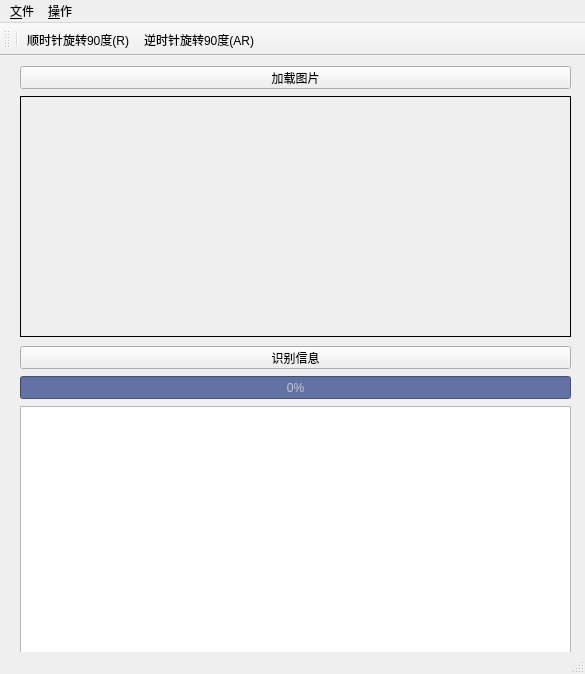
<?xml version="1.0" encoding="UTF-8"?>
<ui version="4.0">
 <class>MainWindow</class>
 <widget class="QMainWindow" name="MainWindow">
  <property name="geometry">
   <rect>
    <x>0</x>
    <y>0</y>
    <width>585</width>
    <height>674</height>
   </rect>
  </property>
  <property name="windowTitle">
   <string>OCR识别系统</string>
  </property>
  <property name="iconSize">
   <size>
    <width>24</width>
    <height>24</height>
   </size>
  </property>
  <widget class="QWidget" name="centralwidget">
   <widget class="QPushButton" name="pushButtonOpenFile">
    <property name="geometry">
     <rect>
      <x>20</x>
      <y>10</y>
      <width>551</width>
      <height>23</height>
     </rect>
    </property>
    <property name="text">
     <string>加载图片</string>
    </property>
   </widget>
   <widget class="QPushButton" name="pushButtonDetect">
    <property name="geometry">
     <rect>
      <x>20</x>
      <y>290</y>
      <width>551</width>
      <height>23</height>
     </rect>
    </property>
    <property name="text">
     <string>识别信息</string>
    </property>
   </widget>
   <widget class="QLabel" name="labelImage">
    <property name="geometry">
     <rect>
      <x>20</x>
      <y>40</y>
      <width>551</width>
      <height>241</height>
     </rect>
    </property>
    <property name="autoFillBackground">
     <bool>true</bool>
    </property>
    <property name="frameShape">
     <enum>QFrame::Panel</enum>
    </property>
    <property name="text">
     <string/>
    </property>
    <property name="scaledContents">
     <bool>false</bool>
    </property>
   </widget>
   <widget class="QTextEdit" name="textEdit">
    <property name="geometry">
     <rect>
      <x>20</x>
      <y>350</y>
      <width>551</width>
      <height>251</height>
     </rect>
    </property>
    <property name="autoFillBackground">
     <bool>true</bool>
    </property>
   </widget>
   <widget class="QProgressBar" name="progressBar">
    <property name="geometry">
     <rect>
      <x>20</x>
      <y>320</y>
      <width>551</width>
      <height>23</height>
     </rect>
    </property>
    <property name="styleSheet">
     <string notr="true">QProgressBar {
	background-color: rgb(98, 114, 164);
	color: rgb(200, 200, 200);
}</string>
    </property>
    <property name="value">
     <number>0</number>
    </property>
    <property name="alignment">
     <set>Qt::AlignCenter</set>
    </property>
   </widget>
  </widget>
  <widget class="QMenuBar" name="menubar">
   <property name="geometry">
    <rect>
     <x>0</x>
     <y>0</y>
     <width>585</width>
     <height>23</height>
    </rect>
   </property>
   <widget class="QMenu" name="menu">
    <property name="title">
     <string>&amp;操作</string>
    </property>
    <addaction name="action_90"/>
    <addaction name="action_91"/>
   </widget>
   <widget class="QMenu" name="menu_2">
    <property name="title">
     <string>&amp;文件</string>
    </property>
    <addaction name="action_open"/>
    <addaction name="action_save"/>
    <addaction name="action_quit"/>
   </widget>
   <addaction name="menu_2"/>
   <addaction name="menu"/>
  </widget>
  <widget class="QStatusBar" name="statusbar"/>
  <widget class="QToolBar" name="toolBar">
   <property name="windowTitle">
    <string>toolBar</string>
   </property>
   <property name="iconSize">
    <size>
     <width>32</width>
     <height>32</height>
    </size>
   </property>
   <attribute name="toolBarArea">
    <enum>TopToolBarArea</enum>
   </attribute>
   <attribute name="toolBarBreak">
    <bool>false</bool>
   </attribute>
   <addaction name="separator"/>
   <addaction name="action_90"/>
   <addaction name="action_91"/>
  </widget>
  <action name="action_90">
   <property name="icon">
    <iconset>
     <normaloff>roate.gif</normaloff>roate.gif</iconset>
   </property>
   <property name="text">
    <string>顺时针旋转90度(&amp;R)</string>
   </property>
  </action>
  <action name="action_91">
   <property name="icon">
    <iconset>
     <normaloff>roateanti.gif</normaloff>roateanti.gif</iconset>
   </property>
   <property name="text">
    <string>逆时针旋转90度(&amp;AR)</string>
   </property>
  </action>
  <action name="action_open">
   <property name="icon">
    <iconset>
     <normaloff>open.jpg</normaloff>open.jpg</iconset>
   </property>
   <property name="text">
    <string>打开</string>
   </property>
   <property name="shortcut">
    <string>Ctrl+O</string>
   </property>
  </action>
  <action name="action_save">
   <property name="icon">
    <iconset>
     <normaloff>save.png</normaloff>save.png</iconset>
   </property>
   <property name="text">
    <string>保存</string>
   </property>
   <property name="shortcut">
    <string>Ctrl+S</string>
   </property>
  </action>
  <action name="action_quit">
   <property name="icon">
    <iconset>
     <normaloff>exit.png</normaloff>exit.png</iconset>
   </property>
   <property name="text">
    <string>关闭</string>
   </property>
   <property name="shortcut">
    <string>Ctrl+X</string>
   </property>
  </action>
 </widget>
 <resources/>
 <connections/>
</ui>
